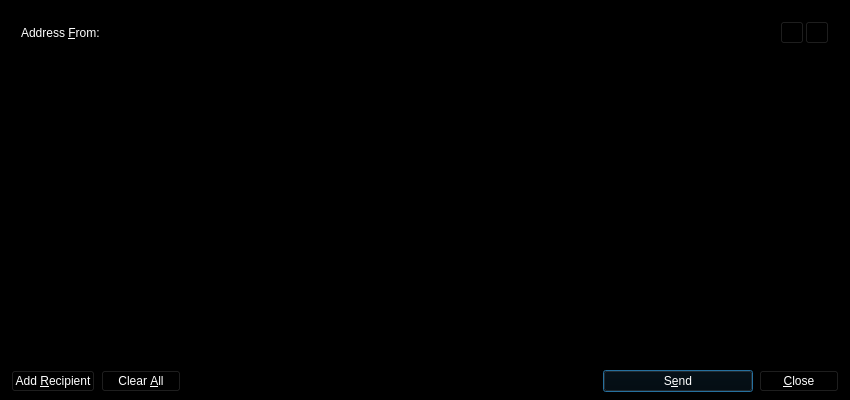
<?xml version="1.0" encoding="UTF-8"?>
<ui version="4.0">
 <class>SendMessagesDialog</class>
 <widget class="QDialog" name="SendMessagesDialog">
  <property name="geometry">
   <rect>
    <x>0</x>
    <y>0</y>
    <width>850</width>
    <height>400</height>
   </rect>
  </property>
  <property name="palette">
   <palette>
    <active>
     <colorrole role="WindowText">
      <brush brushstyle="SolidPattern">
       <color alpha="255">
        <red>255</red>
        <green>255</green>
        <blue>255</blue>
       </color>
      </brush>
     </colorrole>
     <colorrole role="Button">
      <brush brushstyle="SolidPattern">
       <color alpha="255">
        <red>0</red>
        <green>0</green>
        <blue>0</blue>
       </color>
      </brush>
     </colorrole>
     <colorrole role="Light">
      <brush brushstyle="SolidPattern">
       <color alpha="255">
        <red>0</red>
        <green>0</green>
        <blue>0</blue>
       </color>
      </brush>
     </colorrole>
     <colorrole role="Midlight">
      <brush brushstyle="SolidPattern">
       <color alpha="255">
        <red>0</red>
        <green>0</green>
        <blue>0</blue>
       </color>
      </brush>
     </colorrole>
     <colorrole role="Dark">
      <brush brushstyle="SolidPattern">
       <color alpha="255">
        <red>0</red>
        <green>0</green>
        <blue>0</blue>
       </color>
      </brush>
     </colorrole>
     <colorrole role="Mid">
      <brush brushstyle="SolidPattern">
       <color alpha="255">
        <red>0</red>
        <green>0</green>
        <blue>0</blue>
       </color>
      </brush>
     </colorrole>
     <colorrole role="Text">
      <brush brushstyle="SolidPattern">
       <color alpha="255">
        <red>255</red>
        <green>255</green>
        <blue>255</blue>
       </color>
      </brush>
     </colorrole>
     <colorrole role="BrightText">
      <brush brushstyle="SolidPattern">
       <color alpha="255">
        <red>255</red>
        <green>255</green>
        <blue>255</blue>
       </color>
      </brush>
     </colorrole>
     <colorrole role="ButtonText">
      <brush brushstyle="SolidPattern">
       <color alpha="255">
        <red>255</red>
        <green>255</green>
        <blue>255</blue>
       </color>
      </brush>
     </colorrole>
     <colorrole role="Base">
      <brush brushstyle="SolidPattern">
       <color alpha="255">
        <red>0</red>
        <green>0</green>
        <blue>0</blue>
       </color>
      </brush>
     </colorrole>
     <colorrole role="Window">
      <brush brushstyle="SolidPattern">
       <color alpha="255">
        <red>0</red>
        <green>0</green>
        <blue>0</blue>
       </color>
      </brush>
     </colorrole>
     <colorrole role="Shadow">
      <brush brushstyle="SolidPattern">
       <color alpha="255">
        <red>0</red>
        <green>0</green>
        <blue>0</blue>
       </color>
      </brush>
     </colorrole>
     <colorrole role="AlternateBase">
      <brush brushstyle="SolidPattern">
       <color alpha="255">
        <red>0</red>
        <green>0</green>
        <blue>0</blue>
       </color>
      </brush>
     </colorrole>
     <colorrole role="ToolTipBase">
      <brush brushstyle="SolidPattern">
       <color alpha="255">
        <red>255</red>
        <green>255</green>
        <blue>220</blue>
       </color>
      </brush>
     </colorrole>
     <colorrole role="ToolTipText">
      <brush brushstyle="SolidPattern">
       <color alpha="255">
        <red>0</red>
        <green>0</green>
        <blue>0</blue>
       </color>
      </brush>
     </colorrole>
    </active>
    <inactive>
     <colorrole role="WindowText">
      <brush brushstyle="SolidPattern">
       <color alpha="255">
        <red>255</red>
        <green>255</green>
        <blue>255</blue>
       </color>
      </brush>
     </colorrole>
     <colorrole role="Button">
      <brush brushstyle="SolidPattern">
       <color alpha="255">
        <red>0</red>
        <green>0</green>
        <blue>0</blue>
       </color>
      </brush>
     </colorrole>
     <colorrole role="Light">
      <brush brushstyle="SolidPattern">
       <color alpha="255">
        <red>0</red>
        <green>0</green>
        <blue>0</blue>
       </color>
      </brush>
     </colorrole>
     <colorrole role="Midlight">
      <brush brushstyle="SolidPattern">
       <color alpha="255">
        <red>0</red>
        <green>0</green>
        <blue>0</blue>
       </color>
      </brush>
     </colorrole>
     <colorrole role="Dark">
      <brush brushstyle="SolidPattern">
       <color alpha="255">
        <red>0</red>
        <green>0</green>
        <blue>0</blue>
       </color>
      </brush>
     </colorrole>
     <colorrole role="Mid">
      <brush brushstyle="SolidPattern">
       <color alpha="255">
        <red>0</red>
        <green>0</green>
        <blue>0</blue>
       </color>
      </brush>
     </colorrole>
     <colorrole role="Text">
      <brush brushstyle="SolidPattern">
       <color alpha="255">
        <red>255</red>
        <green>255</green>
        <blue>255</blue>
       </color>
      </brush>
     </colorrole>
     <colorrole role="BrightText">
      <brush brushstyle="SolidPattern">
       <color alpha="255">
        <red>255</red>
        <green>255</green>
        <blue>255</blue>
       </color>
      </brush>
     </colorrole>
     <colorrole role="ButtonText">
      <brush brushstyle="SolidPattern">
       <color alpha="255">
        <red>255</red>
        <green>255</green>
        <blue>255</blue>
       </color>
      </brush>
     </colorrole>
     <colorrole role="Base">
      <brush brushstyle="SolidPattern">
       <color alpha="255">
        <red>0</red>
        <green>0</green>
        <blue>0</blue>
       </color>
      </brush>
     </colorrole>
     <colorrole role="Window">
      <brush brushstyle="SolidPattern">
       <color alpha="255">
        <red>0</red>
        <green>0</green>
        <blue>0</blue>
       </color>
      </brush>
     </colorrole>
     <colorrole role="Shadow">
      <brush brushstyle="SolidPattern">
       <color alpha="255">
        <red>0</red>
        <green>0</green>
        <blue>0</blue>
       </color>
      </brush>
     </colorrole>
     <colorrole role="AlternateBase">
      <brush brushstyle="SolidPattern">
       <color alpha="255">
        <red>0</red>
        <green>0</green>
        <blue>0</blue>
       </color>
      </brush>
     </colorrole>
     <colorrole role="ToolTipBase">
      <brush brushstyle="SolidPattern">
       <color alpha="255">
        <red>255</red>
        <green>255</green>
        <blue>220</blue>
       </color>
      </brush>
     </colorrole>
     <colorrole role="ToolTipText">
      <brush brushstyle="SolidPattern">
       <color alpha="255">
        <red>0</red>
        <green>0</green>
        <blue>0</blue>
       </color>
      </brush>
     </colorrole>
    </inactive>
    <disabled>
     <colorrole role="WindowText">
      <brush brushstyle="SolidPattern">
       <color alpha="255">
        <red>255</red>
        <green>255</green>
        <blue>255</blue>
       </color>
      </brush>
     </colorrole>
     <colorrole role="Button">
      <brush brushstyle="SolidPattern">
       <color alpha="255">
        <red>0</red>
        <green>0</green>
        <blue>0</blue>
       </color>
      </brush>
     </colorrole>
     <colorrole role="Light">
      <brush brushstyle="SolidPattern">
       <color alpha="255">
        <red>0</red>
        <green>0</green>
        <blue>0</blue>
       </color>
      </brush>
     </colorrole>
     <colorrole role="Midlight">
      <brush brushstyle="SolidPattern">
       <color alpha="255">
        <red>0</red>
        <green>0</green>
        <blue>0</blue>
       </color>
      </brush>
     </colorrole>
     <colorrole role="Dark">
      <brush brushstyle="SolidPattern">
       <color alpha="255">
        <red>0</red>
        <green>0</green>
        <blue>0</blue>
       </color>
      </brush>
     </colorrole>
     <colorrole role="Mid">
      <brush brushstyle="SolidPattern">
       <color alpha="255">
        <red>0</red>
        <green>0</green>
        <blue>0</blue>
       </color>
      </brush>
     </colorrole>
     <colorrole role="Text">
      <brush brushstyle="SolidPattern">
       <color alpha="255">
        <red>255</red>
        <green>255</green>
        <blue>255</blue>
       </color>
      </brush>
     </colorrole>
     <colorrole role="BrightText">
      <brush brushstyle="SolidPattern">
       <color alpha="255">
        <red>255</red>
        <green>255</green>
        <blue>255</blue>
       </color>
      </brush>
     </colorrole>
     <colorrole role="ButtonText">
      <brush brushstyle="SolidPattern">
       <color alpha="255">
        <red>255</red>
        <green>255</green>
        <blue>255</blue>
       </color>
      </brush>
     </colorrole>
     <colorrole role="Base">
      <brush brushstyle="SolidPattern">
       <color alpha="255">
        <red>0</red>
        <green>0</green>
        <blue>0</blue>
       </color>
      </brush>
     </colorrole>
     <colorrole role="Window">
      <brush brushstyle="SolidPattern">
       <color alpha="255">
        <red>0</red>
        <green>0</green>
        <blue>0</blue>
       </color>
      </brush>
     </colorrole>
     <colorrole role="Shadow">
      <brush brushstyle="SolidPattern">
       <color alpha="255">
        <red>0</red>
        <green>0</green>
        <blue>0</blue>
       </color>
      </brush>
     </colorrole>
     <colorrole role="AlternateBase">
      <brush brushstyle="SolidPattern">
       <color alpha="255">
        <red>0</red>
        <green>0</green>
        <blue>0</blue>
       </color>
      </brush>
     </colorrole>
     <colorrole role="ToolTipBase">
      <brush brushstyle="SolidPattern">
       <color alpha="255">
        <red>255</red>
        <green>255</green>
        <blue>220</blue>
       </color>
      </brush>
     </colorrole>
     <colorrole role="ToolTipText">
      <brush brushstyle="SolidPattern">
       <color alpha="255">
        <red>0</red>
        <green>0</green>
        <blue>0</blue>
       </color>
      </brush>
     </colorrole>
    </disabled>
   </palette>
  </property>
  <property name="windowTitle">
   <string>Send Messages</string>
  </property>
  <layout class="QVBoxLayout" name="verticalLayout" stretch="0,1,0">
   <property name="bottomMargin">
    <number>8</number>
   </property>
   <item>
    <widget class="QFrame" name="frameAddressFrom">
     <property name="sizePolicy">
      <sizepolicy hsizetype="Expanding" vsizetype="Expanding">
       <horstretch>0</horstretch>
       <verstretch>0</verstretch>
      </sizepolicy>
     </property>
     <property name="maximumSize">
      <size>
       <width>16777215</width>
       <height>16777215</height>
      </size>
     </property>
     <property name="frameShape">
      <enum>QFrame::StyledPanel</enum>
     </property>
     <property name="frameShadow">
      <enum>QFrame::Sunken</enum>
     </property>
     <layout class="QHBoxLayout" name="horizontalLayout_3">
      <item>
       <widget class="QLabel" name="addressFromLabel">
        <property name="text">
         <string>Address &amp;From:</string>
        </property>
        <property name="buddy">
         <cstring>addressFrom</cstring>
        </property>
       </widget>
      </item>
      <item>
       <layout class="QHBoxLayout" name="horizontalLayout_4">
        <property name="spacing">
         <number>1</number>
        </property>
        <item>
         <widget class="QValidatedLineEdit" name="addressFrom">
         </widget>
        </item>
        <item>
         <widget class="QToolButton" name="addressBookButton">
          <property name="toolTip">
           <string>Choose address from address book</string>
          </property>
          <property name="text">
           <string/>
          </property>
          <property name="icon">
           <iconset resource="../darksilk.qrc">
            <normaloff>:/icons/address-book</normaloff>:/icons/address-book</iconset>
          </property>
          <property name="shortcut">
           <string>Alt+A</string>
          </property>
         </widget>
        </item>
        <item>
         <widget class="QToolButton" name="pasteButton">
          <property name="toolTip">
           <string>Paste address from clipboard</string>
          </property>
          <property name="text">
           <string/>
          </property>
          <property name="icon">
           <iconset resource="../darksilk.qrc">
            <normaloff>:/icons/editpaste</normaloff>:/icons/editpaste</iconset>
          </property>
          <property name="shortcut">
           <string>Alt+P</string>
          </property>
         </widget>
        </item>
       </layout>
      </item>
     </layout>
    </widget>
   </item>
   <item>
    <widget class="QScrollArea" name="scrollArea">
     <property name="widgetResizable">
      <bool>true</bool>
     </property>
     <widget class="QWidget" name="scrollAreaWidgetContents">
      <property name="geometry">
       <rect>
        <x>0</x>
        <y>0</y>
        <width>830</width>
        <height>304</height>
       </rect>
      </property>
      <layout class="QVBoxLayout" name="verticalLayout_2">
       <property name="margin">
        <number>0</number>
       </property>
       <item>
        <layout class="QVBoxLayout" name="entries">
         <property name="spacing">
          <number>6</number>
         </property>
        </layout>
       </item>
       <item>
        <spacer name="verticalSpacer">
         <property name="orientation">
          <enum>Qt::Vertical</enum>
         </property>
         <property name="sizeHint" stdset="0">
          <size>
           <width>20</width>
           <height>40</height>
          </size>
         </property>
        </spacer>
       </item>
      </layout>
     </widget>
    </widget>
   </item>
   <item>
    <layout class="QHBoxLayout" name="horizontalLayout">
     <item>
      <widget class="QPushButton" name="addButton">
       <property name="toolTip">
        <string>Send to multiple recipients at once</string>
       </property>
       <property name="text">
        <string>Add &amp;Recipient</string>
       </property>
       <property name="icon">
        <iconset resource="../darksilk.qrc">
         <normaloff>:/icons/add</normaloff>:/icons/add</iconset>
       </property>
       <property name="autoDefault">
        <bool>false</bool>
       </property>
      </widget>
     </item>
     <item>
      <widget class="QPushButton" name="clearButton">
       <property name="sizePolicy">
        <sizepolicy hsizetype="Minimum" vsizetype="Fixed">
         <horstretch>0</horstretch>
         <verstretch>0</verstretch>
        </sizepolicy>
       </property>
       <property name="toolTip">
        <string>Remove all transaction fields</string>
       </property>
       <property name="text">
        <string>Clear &amp;All</string>
       </property>
       <property name="icon">
        <iconset resource="../darksilk.qrc">
         <normaloff>:/icons/remove</normaloff>:/icons/remove</iconset>
       </property>
       <property name="autoRepeatDelay">
        <number>300</number>
       </property>
       <property name="autoDefault">
        <bool>false</bool>
       </property>
      </widget>
     </item>
     <item>
      <spacer name="horizontalSpacer">
       <property name="orientation">
        <enum>Qt::Horizontal</enum>
       </property>
       <property name="sizeHint" stdset="0">
        <size>
         <width>40</width>
         <height>20</height>
        </size>
       </property>
      </spacer>
     </item>
     <item>
      <widget class="QPushButton" name="sendButton">
       <property name="minimumSize">
        <size>
         <width>150</width>
         <height>0</height>
        </size>
       </property>
       <property name="toolTip">
        <string>Confirm the send action</string>
       </property>
       <property name="text">
        <string>S&amp;end</string>
       </property>
       <property name="icon">
        <iconset resource="../darksilk.qrc">
         <normaloff>:/icons/send</normaloff>:/icons/send</iconset>
       </property>
       <property name="default">
        <bool>true</bool>
       </property>
      </widget>
     </item>
     <item>
      <widget class="QPushButton" name="closeButton">
       <property name="text">
        <string>&amp;Close</string>
       </property>
       <property name="icon">
        <iconset resource="../darksilk.qrc">
         <normaloff>:/icons/quit</normaloff>:/icons/quit</iconset>
       </property>
      </widget>
     </item>
    </layout>
   </item>
  </layout>
 </widget>
 <customwidgets>
  <customwidget>
   <class>QValidatedLineEdit</class>
   <extends>QLineEdit</extends>
   <header>qvalidatedlineedit.h</header>
  </customwidget>
 </customwidgets>
 <resources>
  <include location="../darksilk.qrc"/>
 </resources>
 <connections/>
</ui>
